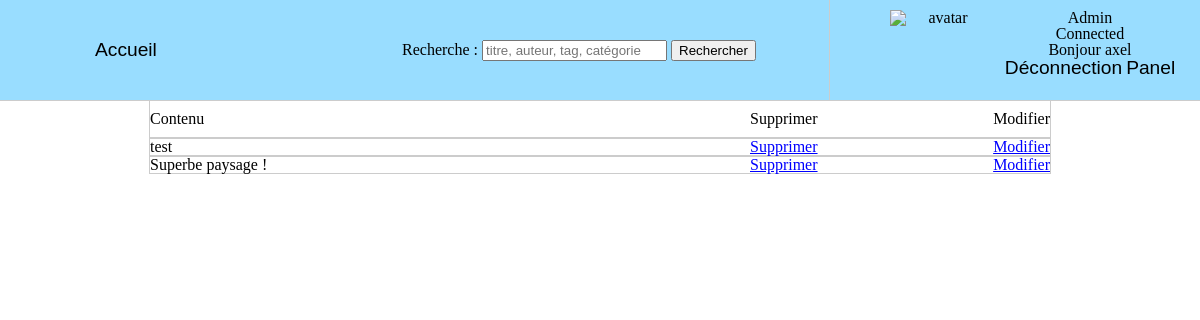
/allComments.php (signed in), run on the app's committed database.
### tables this page shows
CREATE TABLE IF NOT EXISTS `rights` (
`id` int(11) NOT NULL,
  `whichRight` varchar(255) NOT NULL
);

CREATE TABLE IF NOT EXISTS `comments` (
`id` int(11) NOT NULL,
  `login` varchar(255) NOT NULL,
  `content` text NOT NULL,
  `idTicket` int(11) NOT NULL,
  `createDate` datetime NOT NULL,
  `moderated` int(11) NOT NULL
);

### allComments.php (the view, shortened to what this page needs)
<?php
include "header.php";
$req = $bdd->prepare("SELECT * FROM comments");
$req->execute();
echo "<div class='allAdminComments'>";
echo "<div class='firstEachCommentAdmin'><p><span class='commentContent'>Contenu</span>Supprimer<span class='commentDate'>Modifier</span></p></div>";
foreach ($req->fetchAll() as $key => $value)
{
	echo "<div class='eachCommentAdmin'><p><span class='commentContent'>". $value["content"] ."</span><a href='allComments.php?delete=". $value["id"] ."'>Supprimer</a><span class='commentDate'><a href='allComments.php?modif=". $value["id"] ."'>Modifier</a></span></p></div>";
}
echo "</div>";
include "footer.php";
?>

### header.php (shortened to what this page needs)
<?php
try
{
	$bdd = new PDO("mysql:host=theradishparadise.tk; dbname=grivel_l_my_weblog; charset=utf8", "grivel_l", "7tm9TwhvA8OhGKwxQxD2", array(PDO::ATTR_ERRMODE => PDO::ERRMODE_EXCEPTION));
}
catch (Exception $e)
{
	die("Erreur: ". $e->getMessage());
}
?>
<!DOCTYPE html>
<html>
<head>
	<link rel="stylesheet" type="text/css" href="css/stylesheet.css">
</head>
<body>
    <header class="header">
    <?php
        if (isset($_SESSION["connected"]) && $_SESSION["connected"] == 1)
        {
          ?>
          <div class="connected">
             <?php
             if ($_SESSION["avatar"] != "")
             {
                echo "<img id='avatar' src=". $_SESSION['avatar'] ." alt='avatar' />";
             }
             if (!isset($_SESSION["whichRight"]))
             {
                $req = $bdd->prepare("SELECT whichRight FROM rights LEFT JOIN users ON users.rights = rights.id WHERE users.id = :id");
                $req->bindParam(":id", $_SESSION["id"]);
                $req->execute();
                foreach ($req->fetchAll() as $key => $value)
                {
                   echo $value["whichRight"];
               }
           }
           else
           {
            echo $_SESSION["whichRight"];
        }
        ?>
        <p>Connected</p>
        <p>Bonjour <?php echo $_SESSION["firstName"] ?></p>
        <a title="Deconnection" href="disconnect.php">Déconnection</a>
        <a title="Acces au profil" href="profil.php">Panel</a>
    </div>
        <?php
            }
        ?>
        <ul>
                <li><a href="index.php">Accueil</a></li>
            </ul>
            <div id="searchBar">
                <form action="index.php">
                    <label>Recherche :
                    <input type="text" name="search" placeholder="titre, auteur, tag, catégorie"/>
                    </label>
                    <input type="submit" value="Rechercher" />
                </form>
            </div>
        </header>
        <section id="content">

### css/stylesheet.css (style rules this page uses)
html, body, div, span, applet, object, iframe, h1, h2, h3, h4, h5, h6, p, blockquote, pre, a, abbr, acronym, address, big, cite, code, del, dfn, em, img, ins, kbd, q, s, samp, small, strike, strong, sub, sup, tt, var, b, u, i, center, dl, dt, dd, ol, ul, li, fieldset, form, label, legend, table, caption, tbody, tfoot, thead, tr, th, td, article, aside, canvas, details, embed, figure, figcaption, footer, header, hgroup, menu, nav, output, ruby, section, summary, time, mark, audio, video { margin: 0; padding: 0; border: 0; font-size: 100%; font: inherit; vertical-align: baseline; }
article, aside, details, figcaption, figure, footer, header, hgroup, menu, nav, section { display: block; }
body { line-height: 1; margin: 0px auto; }
html, body { height: 100%; width: 100%; }
ol, ul { list-style: none; }
a { color: blue; }
.connected { float: right; width: 300px; height: 100px; padding: 10px; border-radius: 10px; }
#avatar { height: 80px; width: 100px; float: left; }
form label { display: block; }
form input { display: block; }
a { cursor: pointer; }
.header { position: fixed; top: 0px; height: 100px; width: 100%; background-color: #99ddff; border-bottom: 1px solid #cccccc; text-align: center; z-index: 99; }
.header a { font-family: helvetica, comic-sans-ms; color: black; font-size: 1.2em; text-decoration: none; }
.header ul { float: left; line-height: 100px; }
.header ul li { display: inline; background-image: url("../images/css/logo.png"); margin-left:95px; margin-right: 95px; }
body { background-image: url("../images/css/background3.jpg"); }
.commentDate { float: right; }
.eachCommentAdmin { margin-bottom: 5px; border: 1px solid #cccccc; word-wrap: break-word; width: 900px; display: block; margin: auto; }
.firstEachCommentAdmin { margin-bottom: 5px; border: 1px solid #cccccc; word-wrap: break-word; width: 900px; display: block; margin: auto; padding-bottom: 10px; padding-top: 10px; }
.commentContent { display: inline-block; width: 600px; }
.allAdminComments { margin-top: 3%; }
#content { margin-top: 100px; }
#searchBar { float: right; margin-right: 50px; width: 500px; border-right: 1px solid #cccccc; line-height: 100px; }
#searchBar input { display: inline-block; }
#searchBar label { display: inline-block; }

### data on the page
rights: whichRight "Admin"
comments: content "test"
comments: content "Superbe paysage !"

### other printed values
$_SESSION["firstName"] "axel"
